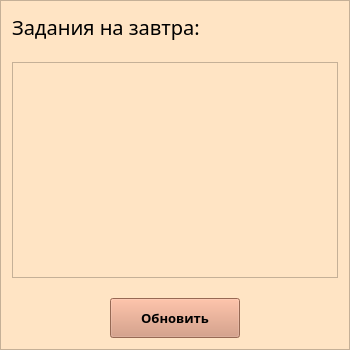
             <widget class="QFrame" name="frame_2">
              <property name="minimumSize">
               <size>
                <width>350</width>
                <height>350</height>
               </size>
              </property>
              <property name="styleSheet">
               <string notr="true">background-color: rgb(255, 228, 196);</string>
              </property>
              <property name="frameShape">
               <enum>QFrame::StyledPanel</enum>
              </property>
              <property name="frameShadow">
               <enum>QFrame::Raised</enum>
              </property>
              <layout class="QGridLayout" name="gridLayout_4">
               <item row="0" column="0">
                <layout class="QVBoxLayout" name="verticalLayout_4">
                 <property name="spacing">
                  <number>20</number>
                 </property>
                 <item>
                  <widget class="QLabel" name="label_2">
                   <property name="minimumSize">
                    <size>
                     <width>280</width>
                     <height>30</height>
                    </size>
                   </property>
                   <property name="font">
                    <font>
                     <family>Ink Free</family>
                     <pointsize>15</pointsize>
                    </font>
                   </property>
                   <property name="text">
                    <string>Задания на завтра:</string>
                   </property>
                  </widget>
                 </item>
                 <item>
                  <widget class="QListWidget" name="listWidget_tomorrow">
                   <property name="minimumSize">
                    <size>
                     <width>310</width>
                     <height>210</height>
                    </size>
                   </property>
                  </widget>
                 </item>
                 <item>
                  <layout class="QHBoxLayout" name="horizontalLayout_3">
                   <property name="spacing">
                    <number>20</number>
                   </property>
                   <item>
                    <spacer name="horizontalSpacer">
                     <property name="orientation">
                      <enum>Qt::Horizontal</enum>
                     </property>
                     <property name="sizeHint" stdset="0">
                      <size>
                       <width>40</width>
                       <height>20</height>
                      </size>
                     </property>
                    </spacer>
                   </item>
                   <item>
                    <widget class="QPushButton" name="refresh_tomorrow_dz_btn">
                     <property name="minimumSize">
                      <size>
                       <width>130</width>
                       <height>40</height>
                      </size>
                     </property>
                     <property name="maximumSize">
                      <size>
                       <width>16777215</width>
                       <height>16777215</height>
                      </size>
                     </property>
                     <property name="font">
                      <font>
                       <family>Ink Free</family>
                       <pointsize>10</pointsize>
                       <weight>75</weight>
                       <bold>true</bold>
                      </font>
                     </property>
                     <property name="layoutDirection">
                      <enum>Qt::LeftToRight</enum>
                     </property>
                     <property name="styleSheet">
                      <string notr="true">background-color: rgb(212, 147, 117);</string>
                     </property>
                     <property name="text">
                      <string>Обновить</string>
                     </property>
                    </widget>
                   </item>
                   <item>
                    <spacer name="horizontalSpacer_2">
                     <property name="orientation">
                      <enum>Qt::Horizontal</enum>
                     </property>
                     <property name="sizeHint" stdset="0">
                      <size>
                       <width>40</width>
                       <height>20</height>
                      </size>
                     </property>
                    </spacer>
                   </item>
                  </layout>
                 </item>
                </layout>
               </item>
              </layout>
             </widget>
